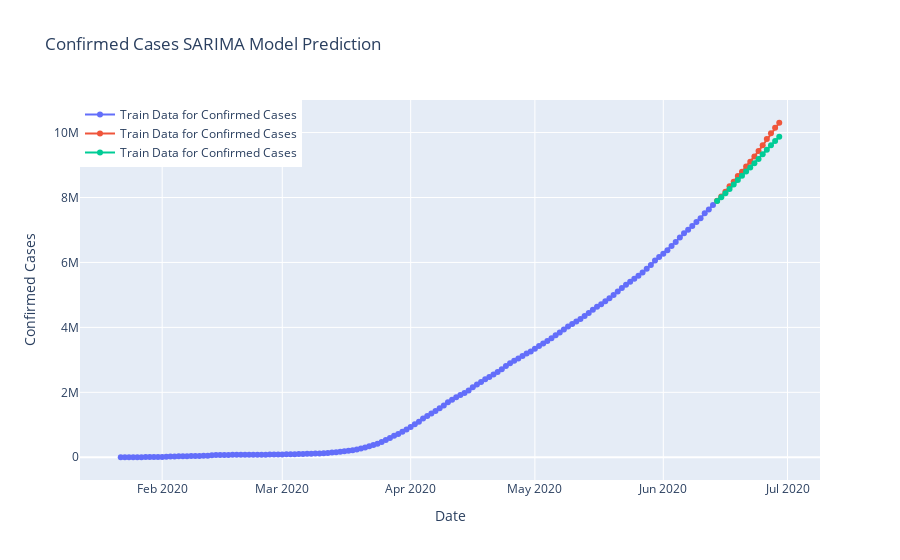

Notebook code for this chart:
### Code cell
fig = go.Figure()

fig.add_trace(go.Scatter(x=model_train.index, y=model_train["Confirmed"],
                        mode='lines+markers', name="Train Data for Confirmed Cases"))
fig.add_trace(go.Scatter(x=valid.index, y=valid["Confirmed"],
                        mode='lines+markers', name="Train Data for Confirmed Cases"))
fig.add_trace(go.Scatter(x=valid.index, y=y_pred["SARIMA Model Prediction"],
                        mode='lines+markers', name="Train Data for Confirmed Cases"))
fig.update_layout(title="Confirmed Cases SARIMA Model Prediction",
                 xaxis_title="Date", yaxis_title="Confirmed Cases", 
                 legend=dict(x=0, y=1, traceorder="normal"))

fig.show()

### Figure 1 — Plotly figure (JSON) as saved in the notebook; plotly's stock layout.template omitted (floating-point values rounded to 4 significant figures; data arrays with more than 128 entries replaced by an {"elided": "..."} marker saying what was removed)
{"data": [{"mode": "lines+markers", "name": "Train Data for Confirmed Cases", "type": "scatter", "x": {"elided": "144 str values"}, "y": {"elided": "144 int values"}}, {"mode": "lines+markers", "name": "Train Data for Confirmed Cases", "type": "scatter", "x": ["2020-06-14T00:00:00", "2020-06-15T00:00:00", "2020-06-16T00:00:00", "2020-06-17T00:00:00", "2020-06-18T00:00:00", "2020-06-19T00:00:00", "2020-06-20T00:00:00", "2020-06-21T00:00:00", "2020-06-22T00:00:00", "2020-06-23T00:00:00", "2020-06-24T00:00:00", "2020-06-25T00:00:00", "2020-06-26T00:00:00", "2020-06-27T00:00:00", "2020-06-28T00:00:00", "2020-06-29T00:00:00"], "y": [7900924, 8034504, 8173940, 8349950, 8488977, 8664986, 8791804, 8955536, 9098641, 9263466, 9430516, 9609829, 9801572, 9979535, 10145791, 10302151]}, {"mode": "lines+markers", "name": "Train Data for Confirmed Cases", "type": "scatter", "x": ["2020-06-14T00:00:00", "2020-06-15T00:00:00", "2020-06-16T00:00:00", "2020-06-17T00:00:00", "2020-06-18T00:00:00", "2020-06-19T00:00:00", "2020-06-20T00:00:00", "2020-06-21T00:00:00", "2020-06-22T00:00:00", "2020-06-23T00:00:00", "2020-06-24T00:00:00", "2020-06-25T00:00:00", "2020-06-26T00:00:00", "2020-06-27T00:00:00", "2020-06-28T00:00:00", "2020-06-29T00:00:00"], "y": [7889000.0, 8007000.0, 8132000.0, 8262000.0, 8401000.0, 8536000.0, 8673000.0, 8799000.0, 8922000.0, 9052000.0, 9186000.0, 9330000.0, 9469000.0, 9610000.0, 9741000.0, 9869000.0]}], "layout": {"legend": {"traceorder": "normal", "x": 0, "y": 1}, "title": {"text": "Confirmed Cases SARIMA Model Prediction"}, "xaxis": {"title": {"text": "Date"}}, "yaxis": {"title": {"text": "Confirmed Cases"}}}}
